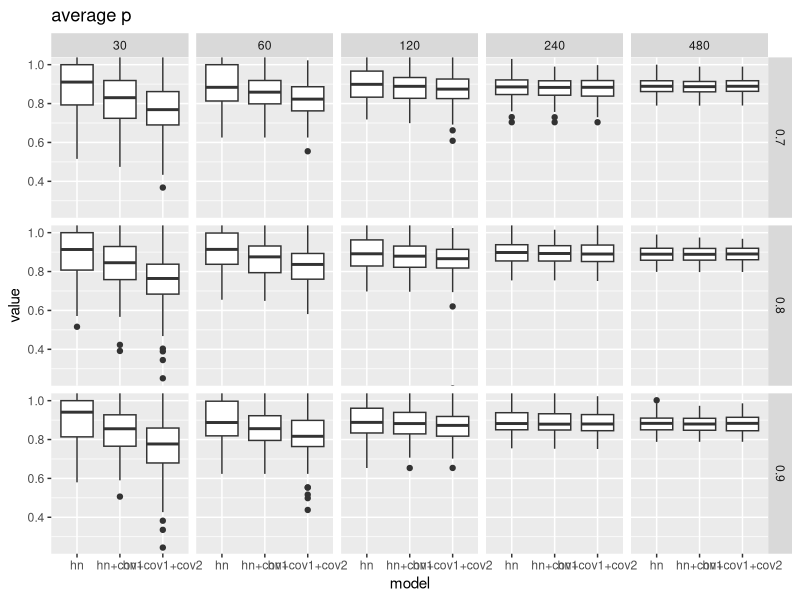
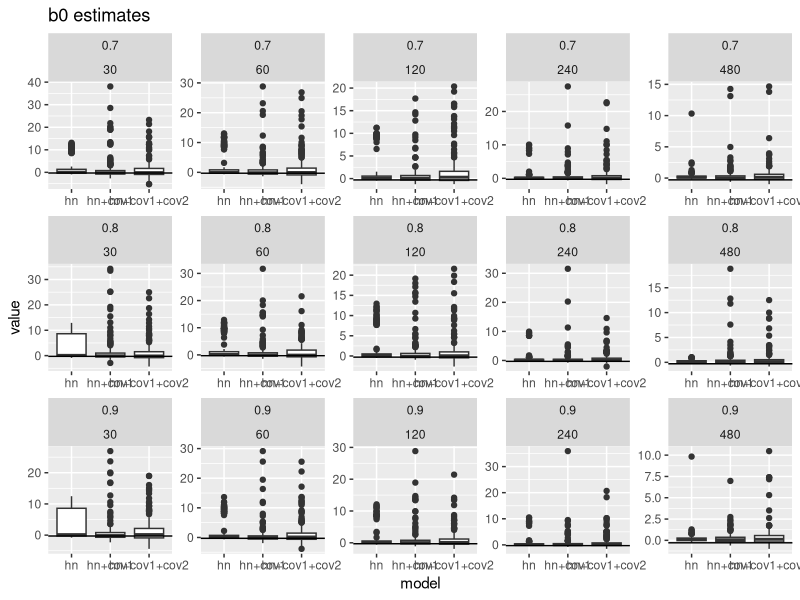
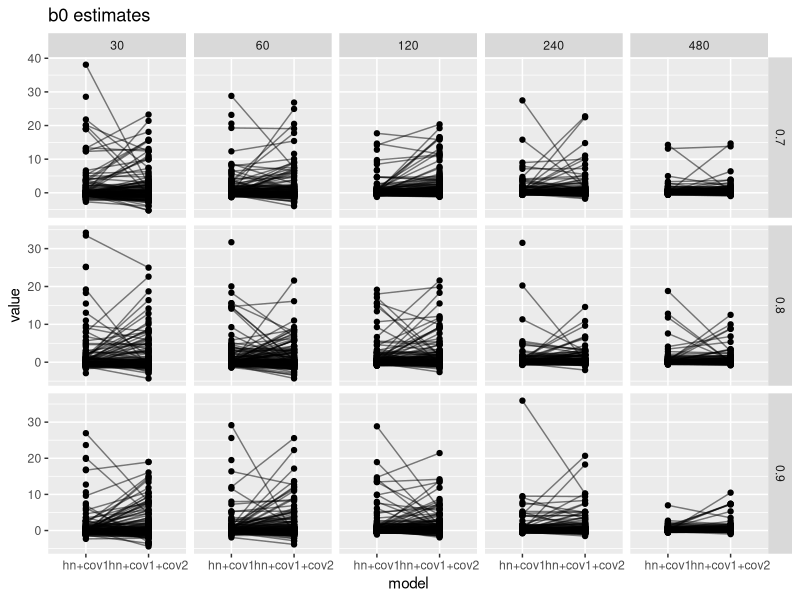
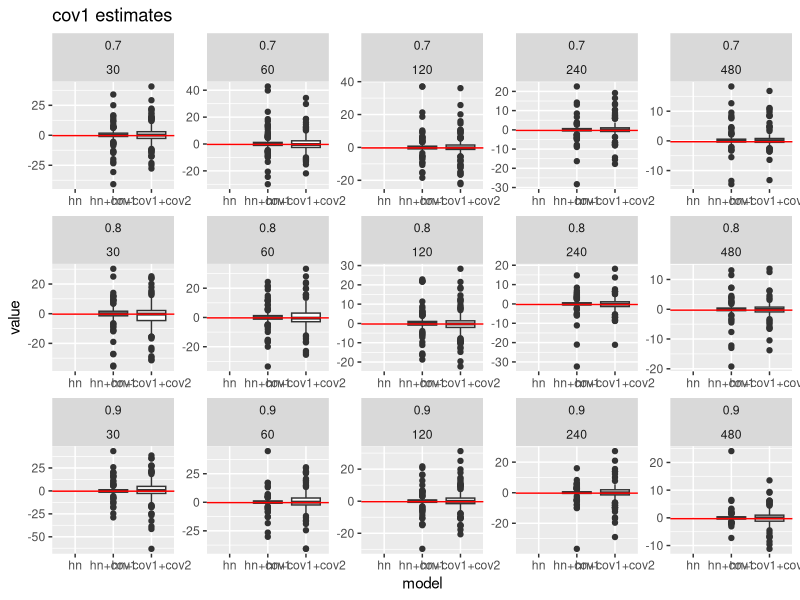
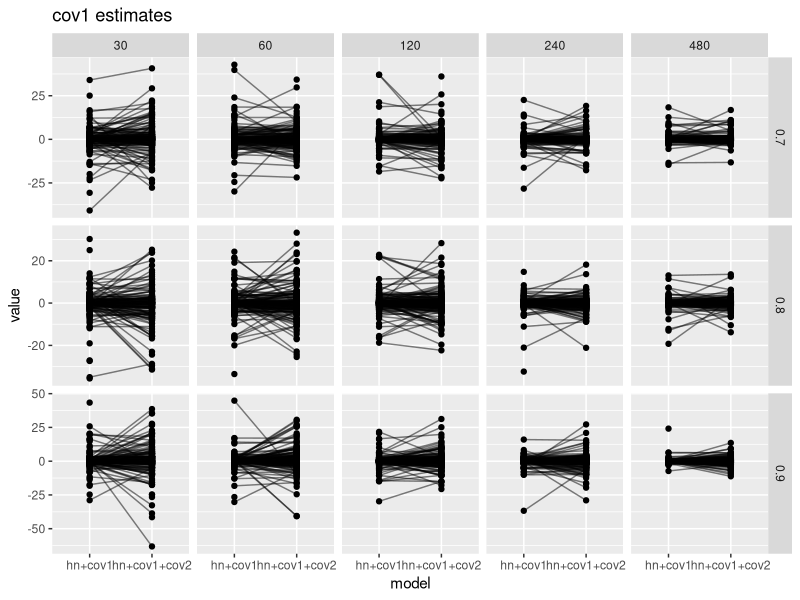

Here is the R script that generated these plots, in order: (Note: this script raises an error after producing the figures.)
## summarise and plot results

options(stingsAsFactors=FALSE)
library(ggplot2)
library(plyr)
big.res <- read.csv("covcor-beta-1--1.2.csv")


## quick plot
# load data here
results <- as.data.frame(big.res)
results <- results[,-1]
names(results) <- c("sim","n","model","corr","parameter","value")

presults <- results[results$parameter=="p",]
p <- ggplot(presults)
p <- p + geom_boxplot(aes(x=model,y=value))
p <- p + facet_grid(corr~n,scales="free_y")
#p <- p + geom_hline(aes(yintercept=true.p),data=pa.lines)
#p <- p + scale_y_continuous(limits=c(0,1))
p <- p + coord_cartesian(ylim=c(0.25,1))
p <- p + ggtitle("average p")
print(p)
dev.new()

# how do estimates of beta_0 change?
# want to compare b_0 estimates between model with cov1 and cov1+cov2

# true b0?
pars <- c(log(0.75),1.2)
# only want the b0 estimates
b0res <- results[results$parameter=="b0",]
# boxplot of b0
boxb0 <- ggplot(b0res)
boxb0 <- boxb0 + geom_boxplot(aes(x=model,y=value))
boxb0 <- boxb0 + facet_wrap(corr~n,scales="free",nrow=3)
boxb0 <- boxb0 + geom_hline(aes(yintercept=pars[1]))
boxb0 <- boxb0 + ggtitle("b0 estimates")
print(boxb0)
dev.new()


# how do coefficient estimates change per sim between models
# only for cov1 and cov1+cov2 models
b0res <- b0res[b0res$model%in%c("hn+cov1","hn+cov1+cov2"),]
pb <- ggplot(b0res)
pb <- pb + geom_point(aes(x=model,y=value))
pb <- pb + geom_line(aes(x=model,y=value,group=sim),alpha=0.5)
pb <- pb + facet_grid(corr~n,scales="free_y")
pb <- pb + ggtitle("b0 estimates")
print(pb)
dev.new()




#fdiff <- function(x) diff(x$value)
#
#b0dif <- ddply(b0res,.(sim,corr,n),fdiff)
#
## performing a sign test on these differences give non-significant result
#pd <- ggplot(b0dif)
#pd <- pd + geom_histogram(aes(V1))
#pd <- pd + facet_grid(corr~n,scales="free")
#pd <- pd + geom_vline(xintercept=0,colour="red")
#print(pd)



# only want the cov1 beta estimates
cov1res <- results[results$parameter=="cov1",]

# boxplot of b0
boxcov1 <- ggplot(cov1res)
boxcov1 <- boxcov1 + geom_boxplot(aes(x=model,y=value))
boxcov1 <- boxcov1 + facet_wrap(corr~n,scales="free",nrow=3)
boxcov1 <- boxcov1 + geom_hline(aes(yintercept=pars[1]),colour="red")
boxcov1 <- boxcov1 + ggtitle("cov1 estimates")
print(boxcov1)
dev.new()

# only for cov1 and cov1+cov2 models
cov1res <- cov1res[cov1res$model%in%c("hn+cov1","hn+cov1+cov2"),]

pb <- ggplot(cov1res)
pb <- pb + geom_point(aes(x=model,y=value))
pb <- pb + geom_line(aes(x=model,y=value,group=sim),alpha=0.5)
pb <- pb + facet_grid(corr~n,scales="free_y")
pb <- pb + ggtitle("cov1 estimates")
print(pb)
dev.new()


## performing a sign test on these differences give non-significant result
#cov1dif <- ddply(cov1res,.(sim,corr,n),fdiff)
#
#pd <- ggplot(cov1dif)
#pd <- pd + geom_histogram(aes(V1),binwidth=0.01)
#pd <- pd + facet_grid(corr~n,scales="free")
#pd <- pd + geom_vline(xintercept=0,colour="red")
#print(pd)


# which was the winner?
aicres <- results[results$parameter=="aic",]

aic.winner <- function(x) as.character(x$model[which.min(x$value)])

aicw <- ddply(aicres,.(sim,corr,n),aic.winner)

pd <- ggplot(aicw)
pd <- pd + geom_histogram(aes(V1))#,binwidth=0.01)
pd <- pd + facet_grid(corr~n,scales="free")
pd <- pd + ggtitle("AIC winners")
print(pd)
dev.new()

# how many AIC winners were better by more than 3 points than BOTH
# models -- i.e. unambiguous winner
unambig.aic.winner <- function(x){
  this.winner <- which.min(x$value)
  vals <- x$value[-this.winner]-x$value[this.winner]
  #return(all(vals > 3))
  if(any(is.na(vals))){
    return(NA)
  }else if(all(vals > 3)){
    return(as.character(x$model[which.min(x$value)]))
  }else{
    return(NA)
  }
}
unambig.aicw <- ddply(aicres,.(sim,corr,n),unambig.aic.winner)
unambig.aicw <- unambig.aicw[!is.na(unambig.aicw$V1),]

uapd <- ggplot(unambig.aicw)
uapd <- uapd + geom_histogram(aes(V1))#,binwidth=0.01)
uapd <- uapd + facet_grid(corr~n)
uapd <- uapd + ggtitle("unambiguous AIC winners")
print(uapd)
dev.new()


# what about variance issues?
pvarresults <- results[results$parameter=="varp",]
p <- ggplot(pvarresults)
p <- p + geom_boxplot(aes(x=model,y=value))
p <- p + facet_wrap(corr~n,scales="free_y",nrow=3)
#p <- p + geom_hline(aes(yintercept=true.p),data=pa.lines)
#p <- p + coord_cartesian(ylim=c(0.25,1))
p <- p + ggtitle("variance")
print(p)
